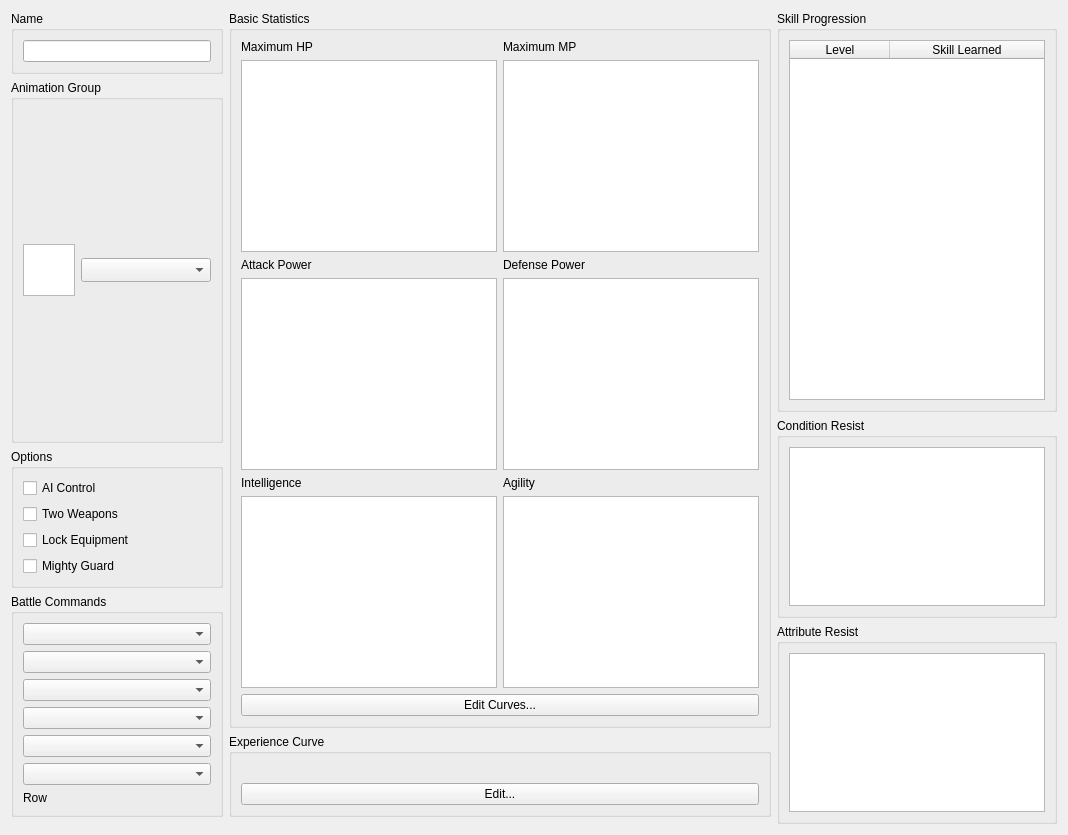
<?xml version="1.0" encoding="UTF-8"?>
<ui version="4.0">
 <class>ClassWidget</class>
 <widget class="QWidget" name="ClassWidget">
  <property name="windowTitle">
   <string>Class</string>
  </property>
  <layout class="QHBoxLayout" name="layoutColumns">
   <item>
    <layout class="QVBoxLayout" name="layoutLeft">
     <item>
      <widget class="QGroupBox" name="groupName">
       <property name="title">
        <string>Name</string>
       </property>
       <layout class="QVBoxLayout" name="layoutName">
        <item>
         <widget class="QLineEdit" name="lineName"/>
        </item>
       </layout>
      </widget>
     </item>
     <item>
      <widget class="QGroupBox" name="groupAnimation">
       <property name="title">
        <string>Animation Group</string>
       </property>
       <layout class="QHBoxLayout" name="layoutAnimation">
        <item>
         <widget class="QGraphicsView" name="graphicsBattler">
          <property name="maximumSize">
           <size>
            <width>52</width>
            <height>52</height>
           </size>
          </property>
          <property name="verticalScrollBarPolicy">
           <enum>Qt::ScrollBarAlwaysOff</enum>
          </property>
          <property name="horizontalScrollBarPolicy">
           <enum>Qt::ScrollBarAlwaysOff</enum>
          </property>
         </widget>
        </item>
        <item>
         <widget class="QComboBox" name="comboBattler">
          <property name="sizeAdjustPolicy">
           <enum>QComboBox::AdjustToMinimumContentsLengthWithIcon</enum>
          </property>
          <property name="minimumContentsLength">
           <number>10</number>
          </property>
         </widget>
        </item>
       </layout>
      </widget>
     </item>
     <item>
      <widget class="QGroupBox" name="groupOptions">
       <property name="title">
        <string>Options</string>
       </property>
       <layout class="QVBoxLayout" name="layoutOptions">
        <item>
         <widget class="QCheckBox" name="checkAutoBattle">
          <property name="text">
           <string>AI Control</string>
          </property>
         </widget>
        </item>
        <item>
         <widget class="QCheckBox" name="checkTwoWeapons">
          <property name="text">
           <string>Two Weapons</string>
          </property>
         </widget>
        </item>
        <item>
         <widget class="QCheckBox" name="checkLockEquipment">
          <property name="text">
           <string>Lock Equipment</string>
          </property>
         </widget>
        </item>
        <item>
         <widget class="QCheckBox" name="checkMightyGuard">
          <property name="text">
           <string>Mighty Guard</string>
          </property>
         </widget>
        </item>
       </layout>
      </widget>
     </item>
     <item>
      <widget class="QGroupBox" name="groupBattleCommands">
       <property name="title">
        <string>Battle Commands</string>
       </property>
       <layout class="QVBoxLayout" name="layoutBattleCommands">
        <item>
         <widget class="QComboBox" name="comboBattleCommand1"/>
        </item>
        <item>
         <widget class="QComboBox" name="comboBattleCommand2"/>
        </item>
        <item>
         <widget class="QComboBox" name="comboBattleCommand3"/>
        </item>
        <item>
         <widget class="QComboBox" name="comboBattleCommand4"/>
        </item>
        <item>
         <widget class="QComboBox" name="comboBattleCommand5"/>
        </item>
        <item>
         <widget class="QComboBox" name="comboBattleCommand6"/>
        </item>
        <item>
         <widget class="QLabel" name="labelRow">
          <property name="text">
           <string>Row</string>
          </property>
         </widget>
        </item>
       </layout>
      </widget>
     </item>
     <item>
      <spacer name="spacerLeft">
       <property name="orientation">
        <enum>Qt::Vertical</enum>
       </property>
      </spacer>
     </item>
    </layout>
   </item>
   <item>
    <layout class="QVBoxLayout" name="layoutMiddle">
     <item>
      <widget class="QGroupBox" name="groupStatistics">
       <property name="title">
        <string>Basic Statistics</string>
       </property>
       <layout class="QGridLayout" name="layoutStatistics">
        <item row="0" column="0">
         <widget class="QLabel" name="labelHp">
          <property name="text">
           <string>Maximum HP</string>
          </property>
         </widget>
        </item>
        <item row="0" column="1">
         <widget class="QLabel" name="labelMp">
          <property name="text">
           <string>Maximum MP</string>
          </property>
         </widget>
        </item>
        <item row="1" column="0">
         <widget class="QGraphicsView" name="graphicsHp"/>
        </item>
        <item row="1" column="1">
         <widget class="QGraphicsView" name="graphicsMp"/>
        </item>
        <item row="2" column="0">
         <widget class="QLabel" name="labelAttack">
          <property name="text">
           <string>Attack Power</string>
          </property>
         </widget>
        </item>
        <item row="2" column="1">
         <widget class="QLabel" name="labelDefense">
          <property name="text">
           <string>Defense Power</string>
          </property>
         </widget>
        </item>
        <item row="3" column="0">
         <widget class="QGraphicsView" name="graphicsAttack"/>
        </item>
        <item row="3" column="1">
         <widget class="QGraphicsView" name="graphicsDefense"/>
        </item>
        <item row="4" column="0">
         <widget class="QLabel" name="labelIntelligence">
          <property name="text">
           <string>Intelligence</string>
          </property>
         </widget>
        </item>
        <item row="4" column="1">
         <widget class="QLabel" name="labelAgility">
          <property name="text">
           <string>Agility</string>
          </property>
         </widget>
        </item>
        <item row="5" column="0">
         <widget class="QGraphicsView" name="graphicsIntelligence"/>
        </item>
        <item row="5" column="1">
         <widget class="QGraphicsView" name="graphicsAgility"/>
        </item>
        <item row="6" column="0" colspan="2">
         <widget class="QPushButton" name="pushEditCurves">
          <property name="text">
           <string>Edit Curves...</string>
          </property>
         </widget>
        </item>
       </layout>
      </widget>
     </item>
     <item>
      <widget class="QGroupBox" name="groupExperience">
       <property name="title">
        <string>Experience Curve</string>
       </property>
       <layout class="QVBoxLayout" name="layoutExperience">
        <item>
         <widget class="QLabel" name="labelExpCurve">
          <property name="wordWrap">
           <bool>true</bool>
          </property>
         </widget>
        </item>
        <item>
         <widget class="QPushButton" name="pushExpCurveEdit">
          <property name="text">
           <string>Edit...</string>
          </property>
         </widget>
        </item>
       </layout>
      </widget>
     </item>
     <item>
      <spacer name="spacerMiddle">
       <property name="orientation">
        <enum>Qt::Vertical</enum>
       </property>
      </spacer>
     </item>
    </layout>
   </item>
   <item>
    <layout class="QVBoxLayout" name="layoutRight" stretch="2,1,1">
     <item>
      <widget class="QGroupBox" name="groupSkills">
       <property name="title">
        <string>Skill Progression</string>
       </property>
       <layout class="QVBoxLayout" name="layoutSkills">
        <item>
         <widget class="QTableWidget" name="tableSkills">
          <property name="contextMenuPolicy">
           <enum>Qt::ActionsContextMenu</enum>
          </property>
          <property name="editTriggers">
           <set>QAbstractItemView::NoEditTriggers</set>
          </property>
          <property name="selectionMode">
           <enum>QAbstractItemView::SingleSelection</enum>
          </property>
          <property name="selectionBehavior">
           <enum>QAbstractItemView::SelectRows</enum>
          </property>
          <property name="wordWrap">
           <bool>false</bool>
          </property>
          <property name="cornerButtonEnabled">
           <bool>false</bool>
          </property>
          <attribute name="horizontalHeaderStretchLastSection">
           <bool>true</bool>
          </attribute>
          <attribute name="horizontalHeaderHighlightSections">
           <bool>false</bool>
          </attribute>
          <attribute name="verticalHeaderVisible">
           <bool>false</bool>
          </attribute>
          <column>
           <property name="text">
            <string>Level</string>
           </property>
          </column>
          <column>
           <property name="text">
            <string>Skill Learned</string>
           </property>
          </column>
         </widget>
        </item>
       </layout>
      </widget>
     </item>
     <item>
      <widget class="QGroupBox" name="groupStates">
       <property name="title">
        <string>Condition Resist</string>
       </property>
       <layout class="QVBoxLayout" name="layoutStates">
        <item>
         <widget class="QListWidget" name="listStates">
          <property name="toolTip">
           <string>Click a condition to change its rank (A to E)</string>
          </property>
         </widget>
        </item>
       </layout>
      </widget>
     </item>
     <item>
      <widget class="QGroupBox" name="groupAttributes">
       <property name="title">
        <string>Attribute Resist</string>
       </property>
       <layout class="QVBoxLayout" name="layoutAttributes">
        <item>
         <widget class="QListWidget" name="listAttributes">
          <property name="toolTip">
           <string>Click an attribute to change its rank (A to E)</string>
          </property>
         </widget>
        </item>
       </layout>
      </widget>
     </item>
    </layout>
   </item>
  </layout>
 </widget>
 <resources/>
 <connections/>
</ui>
